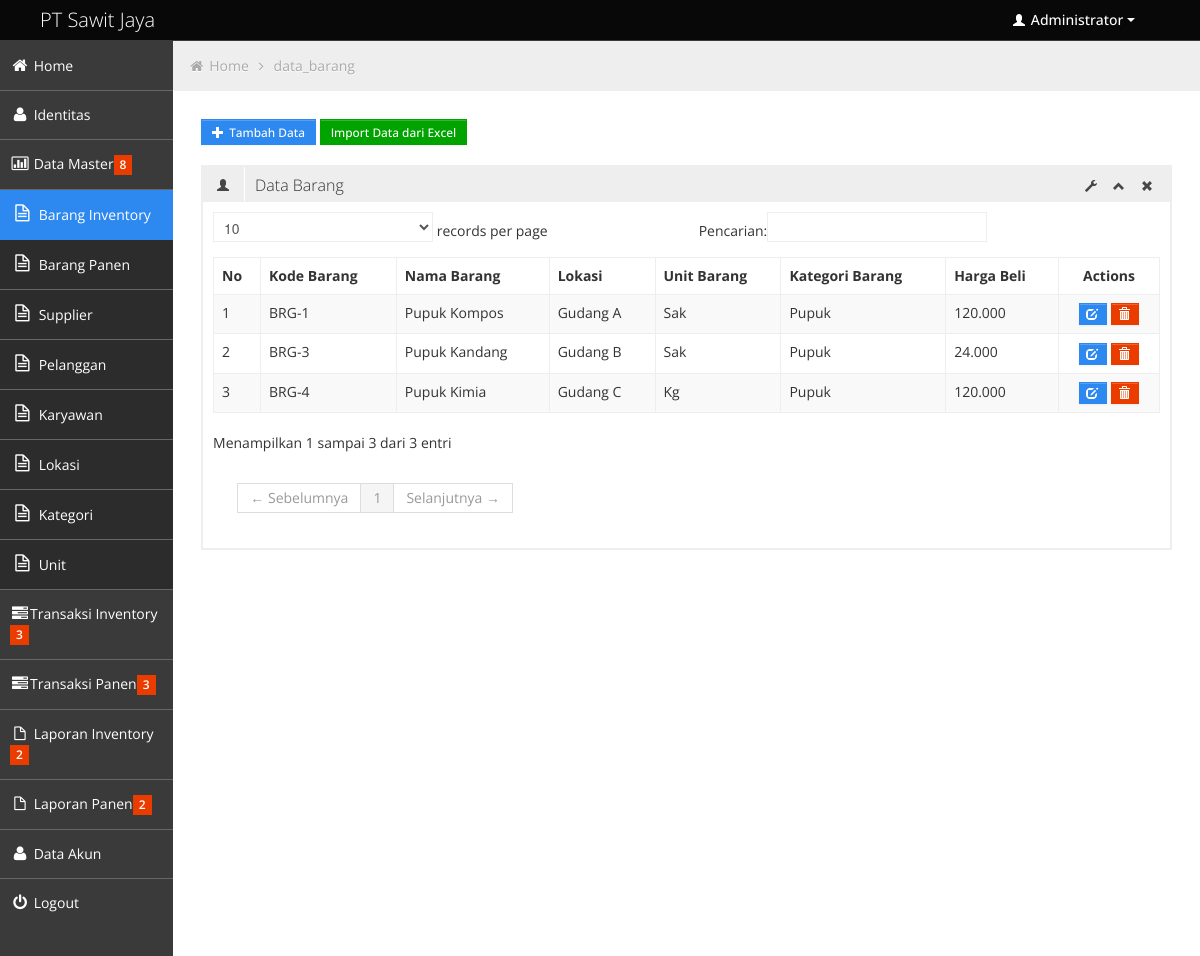
The app's page /index.php?halaman=data_barang (signed in) with its own data.
### tables this page shows
CREATE TABLE IF NOT EXISTS `identitas` (
  `id_identitas` int(3) NOT NULL AUTO_INCREMENT,
  `nama_identitas` varchar(100) NOT NULL,
  `alamat` varchar(30) NOT NULL,
  `telp` varchar(12) NOT NULL,
  `keterangan` varchar(30) NOT NULL,
  PRIMARY KEY (`id_identitas`)
);

CREATE TABLE IF NOT EXISTS `barang` (
  `inc` int(9) NOT NULL AUTO_INCREMENT,
  `lokasi_id` int(11) NOT NULL,
  `barang_id` varchar(14) NOT NULL,
  `barang_nama` varchar(90) NOT NULL,
  `unit_id` tinyint(3) NOT NULL DEFAULT '0',
  `kategori_id` tinyint(3) DEFAULT NULL,
  `harga_beli` int(10) NOT NULL,
  PRIMARY KEY (`inc`),
  KEY `barang_id` (`barang_id`)
);

CREATE TABLE IF NOT EXISTS `lokasi` (
  `lokasi_id` int(11) NOT NULL AUTO_INCREMENT,
  `lokasi` varchar(35) NOT NULL,
  PRIMARY KEY (`lokasi_id`)
);

CREATE TABLE IF NOT EXISTS `unit` (
  `unit_id` tinyint(3) NOT NULL AUTO_INCREMENT,
  `unit` varchar(25) DEFAULT NULL,
  PRIMARY KEY (`unit_id`)
);

CREATE TABLE IF NOT EXISTS `kategori` (
  `kategori_id` tinyint(3) NOT NULL AUTO_INCREMENT,
  `kategori` varchar(25) DEFAULT NULL,
  PRIMARY KEY (`kategori_id`)
);

### library/fungsi_standar.php (called while the page is built, shortened)
<?php
function digit($data){
		$input=$data;
		$panjang=strlen($input);
if ($panjang==0)
{
	return $input;
}
elseif ($panjang < 4)
{
	return $input;
}
else
{
		$n=$panjang-1;
		$point=1;
		$j=1;
		$teks=array();
	for ($i=$n;$i>0;$i--)
	{
		if($point==3)
		{
			$teks["$j"]=substr($input,$i,3);
			$point=0;
			$j++;
			$g=$i;
		}
		$point++;
	}
	$input= substr($input,0,$g);
	for ($k=$j;$k>0;$k--)
	{
		if ($k==1){
			$input=$input. $teks["$k"];
		}else{
			$input=$input. $teks["$k"].".";
		}
	}
	return $input;
}
}
?>

### data_barang.php (the view, shortened to what this page needs)
<?php
require_once "library/fungsi_standar.php";
?>
<a href='index.php?halaman=form_data_master&kode=barang_insert' class='btn btn-small btn-primary'>
   <i class="halflings-icon white plus"></i> <span>Tambah Data</span>
   </a> <a class="btn btn-small btn-success" href='index.php?halaman=import'>Import Data dari Excel</a>
   <br/>
   <br/>
<div class='row-fluid sortable'>
				<div class='box span12'>
					<div class='box-header' data-original-title>
						<h2><i class='halflings-icon user'></i><span class='break'></span>Data Barang</h2>
						<div class='box-icon'>
							<a href='#' class='btn-setting'><i class='halflings-icon wrench'></i></a>
							<a href='#' class='btn-minimize'><i class='halflings-icon chevron-up'></i></a>
							<a href='#' class='btn-close'><i class='halflings-icon remove'></i></a>
						</div>
					</div>
					<div class='box-content'>
						<table class='table table-striped table-bordered bootstrap-datatable datatable'>
						  <thead>
							  <tr>
								  <th>No</th>
								  <th>Kode Barang</th>
								  <th>Nama Barang</th>
								  <th>Lokasi</th>
								  <th>Unit Barang</th>
								  <th>Kategori Barang</th>
								  <th>Harga Beli</th>
								  <th><center>Actions</center></th>
							  </tr>
						  </thead>
						  <tbody>
							<?php
		$qtmpil_barang="select * from barang inner join unit on barang.unit_id = unit.unit_id inner join kategori on barang.kategori_id=kategori.kategori_id inner join lokasi on barang.lokasi_id=lokasi.lokasi_id  ";
		$qp_brg=mysql_query($qtmpil_barang);
		$no=1;
		while($row1=mysql_fetch_array($qp_brg)){ ?>
		<tr>
		  <td><?php echo "$no"; ?></td>
    	  <td><?php echo "$row1[barang_id]"; ?></td>
          <td><?php echo "$row1[barang_nama]"; ?></td>
          <td><?php echo "$row1[lokasi]"; ?></td>
          <td><?php echo "$row1[unit]"; ?></td>
          <td><?php echo "$row1[kategori]"; ?></td>
		  <td><?php echo "".digit($row1[harga_beli]).""; ?></td>
          <td><center><?php echo "<a class='btn btn-mini btn-primary' href=coba2.php?halaman=form_ubah_data&kode=barang_update&id=$row1[inc]>"; ?>
          	 <i class='halflings-icon white edit'></i>
			 <?php echo "</a> ";
			 echo "<a class='btn btn-mini btn-danger' href='proses.php?proses=barang_delete&id=$row1[inc]'>"; ?>
          	 <i class='halflings-icon white trash'></i>
			 <?php echo "</a>"; ?>
			 </center>
		  </td>
		</tr>
		<?php $no++;} ?>
						  </tbody>
					  </table>
					</div>
				</div>
			</div>
</head>

### index.php (shortened to what this page needs)
<?php
require_once "library/fungsi_standar.php";
$idn=mysql_fetch_array(mysql_query("SELECT * FROM identitas WHERE id_identitas='1'"));
$hal=$_GET['halaman'];
if (isset($_SESSION['level']) && isset($_SESSION['username']))
{
?>
<!DOCTYPE html>
<html lang="en">
<head>
	<link id="bootstrap-style" href="css/bootstrap.min.css" rel="stylesheet">
	<link href="css/bootstrap-responsive.min.css" rel="stylesheet">
	<link id="base-style" href="css/style.css" rel="stylesheet">
	<link id="base-style-responsive" href="css/style-responsive.css" rel="stylesheet">
</head>
<body>
<?php include "header.php"; ?>
		<div class="container-fluid-full">
		<div class="row-fluid">
			<?php include "menu.php"; ?>
			<div id="content" class="span10">
			<ul class="breadcrumb">
				<li>
					<i class="icon-home"></i>
					<a href="index.php?halaman=home">Home</a>
					<i class="icon-angle-right"></i>
				</li>
				<li><a href="#"><?php echo $hal.""; ?></a></li>
			</ul>
			<?php
		require_once $hal.".php";
	?>
	</div>
		</div>
		</div>
</body>
</html>
<?php
}
else
{
	lompat_ke("form_login.php");
}
?>

### header.php (shortened to what this page needs)
<div class="navbar">
	<div class="navbar-inner">
		<div class="container-fluid">
			<a class="brand" href="index.html"><span><?php echo"$idn[nama_identitas]";?></span></a>
			<div class="nav-no-collapse header-nav">
				<ul class="nav pull-right">
					<li class="dropdown">
						<a class="btn dropdown-toggle" data-toggle="dropdown" href="#">
							<i class="halflings-icon white user"></i> Administrator
							<span class="caret"></span>
						</a>
					</li>
				</ul>
			</div>
		</div>
	</div>
</div>

### menu.php (shortened to what this page needs)
<?php
if ($_SESSION['level'] == "admin")
{
	?>
<div id="sidebar-left" class="span2">
<div class="nav-collapse sidebar-nav">
<ul class="nav nav-tabs nav-stacked main-menu">
<li><a href="index.php?halaman=home"><i class="icon-home"></i><span class="hidden-tablet"> Home</span></a></li>
<li><a href="index.php?halaman=form_ubah_data&kode=identitas_update"><i class="icon-user"></i><span class="hidden-tablet"> Identitas</span></a></li>
<li><a class="dropmenu" href="#"><i class="icon-bar-chart"></i><span class="hidden-tablet"> Data Master</span><span class="label label-important"> 8 </span></a>
 <ul>
	<li><a class="submenu" href="index.php?halaman=data_barang"><i class="icon-file-alt"></i><span class="hidden-tablet"> Barang Inventory</span></a></li>
	<li><a class="submenu" href="index.php?halaman=data_panen"><i class="icon-file-alt"></i><span class="hidden-tablet"> Barang Panen</span></a></li>
	<li><a class="submenu" href="index.php?halaman=data_supplier"><i class="icon-file-alt"></i><span class="hidden-tablet"> Supplier </span></a></li>
	<li><a class="submenu" href="index.php?halaman=data_pelanggan"><i class="icon-file-alt"></i><span class="hidden-tablet"> Pelanggan </span></a></li>
	<li><a class="submenu" href="index.php?halaman=data_kar"><i class="icon-file-alt"></i><span class="hidden-tablet"> Karyawan </span></a></li>
	<li><a class="submenu" href="index.php?halaman=data_lokasi"><i class="icon-file-alt"></i><span class="hidden-tablet"> Lokasi </span></a></li>
	<li><a class="submenu" href="index.php?halaman=data_kategori"><i class="icon-file-alt"></i><span class="hidden-tablet"> Kategori </span></a></li>
	<li><a class="submenu" href="index.php?halaman=data_unit"><i class="icon-file-alt"></i><span class="hidden-tablet"> Unit </span></a></li>
 </ul>
</li>
<li><a class="dropmenu" href="#"><i class="icon-tasks"></i><span class="hidden-tablet">Transaksi Inventory</span><span class="label label-important"> 3 </span></a>
</li>
<li><a class="dropmenu" href="#"><i class="icon-tasks"></i><span class="hidden-tablet">Transaksi Panen</span><span class="label label-important"> 3 </span></a>
</li>
<li><a class='dropmenu' href='#'><i class='icon-file'></i><span class='hidden-tablet'> Laporan Inventory</span><span class='label label-important'> 2 </span></a>
</li>
<li><a class='dropmenu' href='#'><i class='icon-file'></i><span class='hidden-tablet'> Laporan Panen</span><span class='label label-important'> 2 </span></a>
</li>
<li><a href="index.php?halaman=data_akun"><i class="icon-user"></i><span class="hidden-tablet"> Data Akun</span></a></li>
<li><a href="logout.php"><i class="icon-off"></i><span class="hidden-tablet"> Logout</span></a></li>
</ul>
</div>
</div>
<?php
}
?>

### css/style-responsive.css (style rules this page uses)
@media (min-width: 1200px) { .container-fluid-full { overflow: hidden; position: relative; height: 100%; } }
@media (min-width: 1200px) { #content { width: 85.578%; padding: 28px; margin: 0px 0px; margin-left: 14.422% !important; } }
@media (min-width: 1200px) { #sidebar-left { background: #3A3A3A; margin-left: 0px !important; position: absolute; height: 100%; } }
@media (min-width: 1200px) { .sidebar-nav > ul { margin: 0px; } }

### css/halflings.css (style rules this page uses)
html, html .halflings { -webkit-font-smoothing: antialiased !important; }
.halflings-icon { display: inline-block; width: 14px; height: 14px; line-height: 14px; vertical-align: text-top; background-image: url(../img/glyphicons_halflings.svg); background-position: 0 0; background-repeat: no-repeat; vertical-align: top; *display: inline; *zoom: 1; *margin-right: .3em; }
.halflings-icon.white { background-image: url(../img/glyphicons_halflings-white.svg); }
.halflings-icon.user { background-position: -168px 0; }
.halflings-icon.remove { background-position: -312px 0; }
.halflings-icon.trash { background-position: -456px 0; }
.halflings-icon.edit { background-position: -96px -72px; }
.halflings-icon.plus { background-position: -408px -96px; }
.halflings-icon.chevron-up { background-position: -288px -120px; }
.halflings-icon.wrench { background-position: -360px -144px; }

### records on screen
identitas: nama_identitas "PT Sawit Jaya"
barang: barang "BRG-1", barang_nama "Pupuk Kompos", lokasi.lokasi "Gudang A", unit.unit "Sak", kategori.kategori "Pupuk", harga_beli "120.000"
barang: barang "BRG-3", barang_nama "Pupuk Kandang", lokasi.lokasi "Gudang B", unit.unit "Sak", kategori.kategori "Pupuk", harga_beli "24.000"
barang: barang "BRG-4", barang_nama "Pupuk Kimia", lokasi.lokasi "Gudang C", unit.unit "Kg", kategori.kategori "Pupuk", harga_beli "120.000"

### other values on screen
$hal "data_barang"
